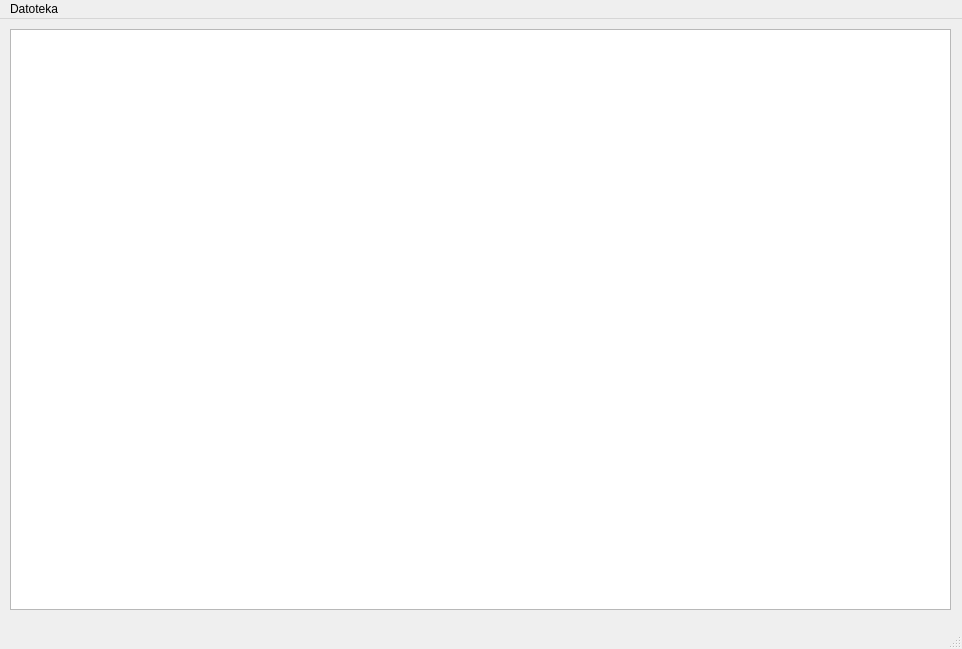
<?xml version="1.0" encoding="UTF-8"?>
<ui version="4.0">
 <class>BeeEditor</class>
 <widget class="QMainWindow" name="BeeEditor">
  <property name="geometry">
   <rect>
    <x>0</x>
    <y>0</y>
    <width>962</width>
    <height>649</height>
   </rect>
  </property>
  <property name="windowTitle">
   <string>MainWindow</string>
  </property>
  <widget class="QWidget" name="centralwidget">
   <widget class="QTextEdit" name="textEdit">
    <property name="geometry">
     <rect>
      <x>10</x>
      <y>10</y>
      <width>941</width>
      <height>581</height>
     </rect>
    </property>
    <property name="sizePolicy">
     <sizepolicy hsizetype="Maximum" vsizetype="Maximum">
      <horstretch>0</horstretch>
      <verstretch>0</verstretch>
     </sizepolicy>
    </property>
   </widget>
  </widget>
  <widget class="QMenuBar" name="menubar">
   <property name="geometry">
    <rect>
     <x>0</x>
     <y>0</y>
     <width>962</width>
     <height>21</height>
    </rect>
   </property>
   <widget class="QMenu" name="menuDatoteka">
    <property name="title">
     <string>Datoteka</string>
    </property>
    <addaction name="actionOdpri"/>
    <addaction name="actionShrani"/>
    <addaction name="actionShrani_kot"/>
    <addaction name="separator"/>
    <addaction name="actionIzhod"/>
   </widget>
   <addaction name="menuDatoteka"/>
  </widget>
  <widget class="QStatusBar" name="statusbar"/>
  <action name="actionOdpri">
   <property name="text">
    <string>Odpri</string>
   </property>
  </action>
  <action name="actionShrani">
   <property name="text">
    <string>Shrani</string>
   </property>
  </action>
  <action name="actionShrani_kot">
   <property name="text">
    <string>Shrani kot</string>
   </property>
  </action>
  <action name="actionIzhod">
   <property name="text">
    <string>Izhod</string>
   </property>
  </action>
 </widget>
 <resources/>
 <connections/>
</ui>
